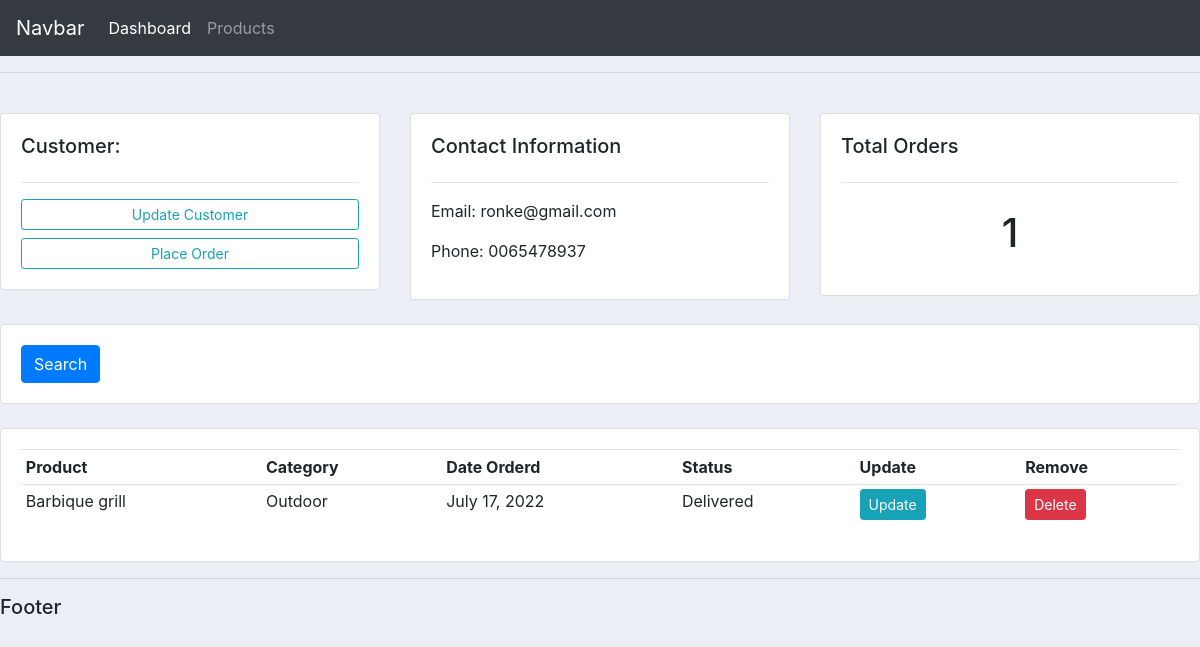
The page /customers/5/ on the database its author committed.
### customers_app/models.py (models this page shows, shortened)
class Customer(models.Model):
    name = models.CharField(max_length=200, null=True)
    phone = models.CharField(max_length=11, null=True)
    email = models.EmailField(null=True)
    date_created = models.DateTimeField(auto_now_add=True)

class Order(models.Model):
    STATUS = (
        ('pending', 'pending'),
        ('out for delivery', 'out for delivery'),
        ('Delivered', 'Delivered'),
    )
    customer = models.ForeignKey(Customer, null=True, on_delete=models.SET_NULL)
    product =  models.ForeignKey(Product, null=True, on_delete=models.SET_NULL)
    date_created = models.DateField(auto_now_add=True)
    status= models.CharField(max_length=200, null=True, choices=STATUS)

class Product(models.Model):
    CATEGORY = (
        ('Indoor', 'Indoor'),
        ('Outdoor', 'Outdoor')
    )
    name = models.CharField(max_length=200, null=True)
    price = models.FloatField(null=True)
    category = models.CharField(max_length=200, null=True, choices=CATEGORY)
    description = models.CharField(max_length=200, null=True, blank=True)
    date_created = models.DateTimeField(auto_now_add=True)
    tag = models.ManyToManyField(Tag)
    def __str__(self):
        return self.name

### customers_app/views.py (the view)
# urls.py: path('customers/<str:pk_test>/', views.customers, name='customers'),
def customers(request, pk_test):
    customer = Customer.objects.get(id=pk_test)
    orders = customer.order_set.all()
    orders_count = orders.count()
    context = {'customer':customer, 'orders':orders, 'orders_count':orders_count}
    return render(request, 'customers_app/customers.html', context)

### templates/customers_app/customers.html
{%  extends 'customers_app/base.html' %}
{% block content %}
	<br>
<div class="row">
	<div class="col-md">
		<div class="card card-body">
			<h5>Customer:</h5>
			<hr>
			<a class="btn btn-outline-info  btn-sm btn-block" href="">Update Customer</a>
			<a class="btn btn-outline-info  btn-sm btn-block" href="{%url 'create_order' customer.id%}">Place Order</a>
		</div>
	</div>
	<div class="col-md">
		<div class="card card-body">
			<h5>Contact Information</h5>
			<hr>
			<p>Email: {{customer.email}} </p>
			<p>Phone: {{customer.phone}} </p>
		</div>
	</div>
	<div class="col-md">
		<div class="card card-body">
			<h5>Total Orders</h5>
			<hr>
			<h1 style="text-align: center;padding: 10px">{{orders_count}}</h1>
		</div>
	</div>
</div>
<br>
<div class="row">
	<div class="col">
		<div class="card card-body">
			<form method="get">
		    <button class="btn btn-primary" type="submit">Search</button>
		  </form>
		</div>
	</div>
</div>
<br>
<div class="row">
	<div class="col-md">
		<div class="card card-body">
			<table class="table table-sm">
				<tr>
					<th>Product</th>
					<th>Category</th>
					<th>Date Orderd</th>
					<th>Status</th>
					<th>Update</th>
					<th>Remove</th>
				</tr>
				{%for order in orders%}
				<tr>
					<td>{{order.product}}</td>
					<td>{{order.product.category}}</td>
					<td>{{order.date_created}}</td>
					<td>{{order.status}}</td>
                    <td ><a class="btn btn-sm btn-info" href="{%url 'update_order' order.id%}">Update</a></td>
                    <td ><a class="btn btn-sm btn-danger" href="{%url 'delete_order' order.id%}">Delete</a></td>
				</tr>
				{%endfor%}
			</table>
		</div>
	</div>
</div>
{% endblock %}

### static/css/style.css (style rules this page uses)
body { background-color: #ebeff5; }
body { overflow-x: hidden; }

### rows shown on the page
Customer: email "ronke@gmail.com", phone "0065478937"
Order: product "Barbique grill", product.category "Outdoor", date_created "July 17, 2022", status "Delivered"

### other values the page prints
{{ orders_count }} "1"
